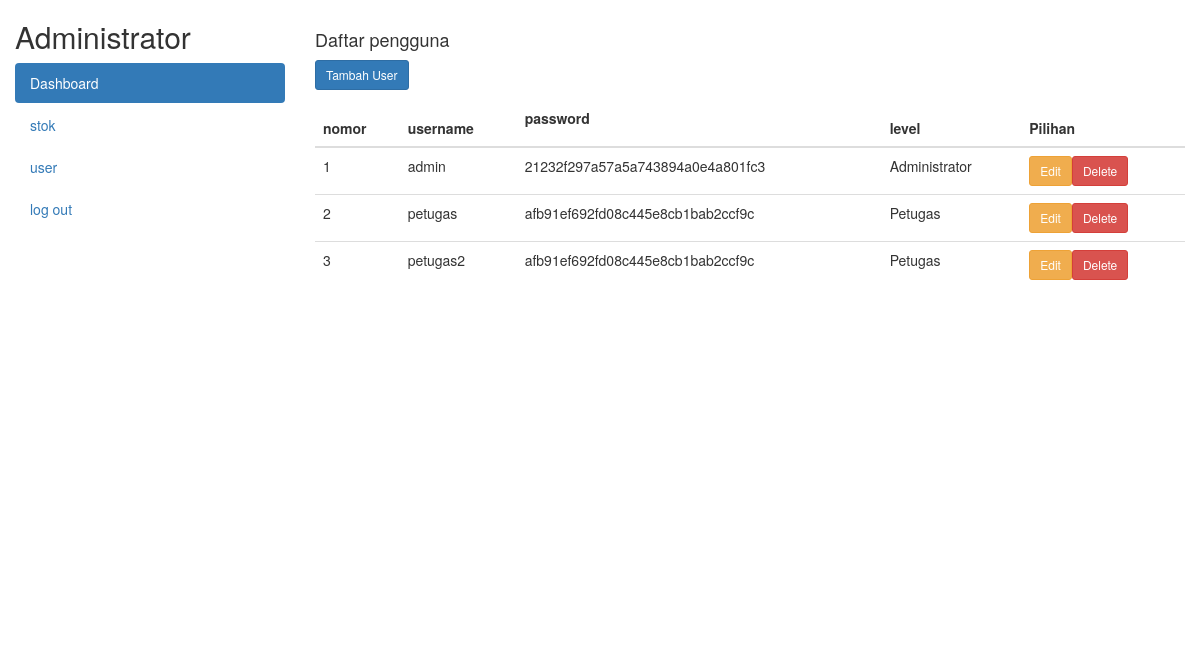
Screenshot of /petugas/index.php?page=user (signed in) with the database file from the repository.
### tables this page shows
CREATE TABLE `user` (
  `userID` int(11) NOT NULL,
  `username` varchar(255) NOT NULL,
  `password` varchar(255) NOT NULL,
  `level` enum('Administrator','Petugas') NOT NULL
);

### petugas/user.php (the view, shortened to what this page needs)
<div class="row">
        <div class="col-lg-12 grid-margin stretch-card">
              <div class="card">
                <div class="card-body">
                    <h4 class="card-title">Daftar pengguna</h4>
                        <?php
                        if ($_SESSION['level'] == "Administrator") {
                        ?>
                        <a href="?page=tambah-user" class="btn btn-primary btn-sm">Tambah User</a>
                        <?php
                        }
                        ?>
                    <div class="table-responsive">
                        <table class="table" id="dataTable" width="100%" cellspacing="0">
                            <thead>
                            <tr>
                                        <th>nomor</th>
                                        <th>username</th>
                                        <th><p>password</th>
                                        <th>level</th>
                                        <?php if ($_SESSION['level'] == "Administrator") { ?>
                                        <th>Pilihan</th>
                                        <?php } ?>
                                    </tr>
                                </thead>
                                <tbody>
                                <?php
                                    $no = 1;
                                    $sql = $con->query("SELECT * FROM user");
                                    while ($data= $sql->fetch_assoc()) {
                                ?>
                                <tr>
                                    <td><?php echo $no++ ?></td>
                                    <td><?php echo $data['username']; ?></td>
                                    <td><?php echo $data['password']; ?></td>
                                    <td><?php echo $data['level']; ?></td>
                                    <?php if ($_SESSION['level'] == "Administrator") { ?>
                                    <td><a type='button' href='?page=edit-user&userID=<?= $data['userID']; ?>' class='btn btn-sm btn-warning'>Edit</a><a type='button' href='?page=hapus-user&userID=<?= $data['userID']; ?>' class='btn btn-sm btn-danger'>Delete</a></td>
                                    <?php } ?>
                                </tr>
                                <?php } ?>
                            </tbody>
                        </table>
                    </div>
                </div>
            </div>
        </div>
    </div>

### rows the page displays
user: username "admin", password "21232f297a57a5a743894a0e4a801fc3", level "Administrator"
user: username "petugas", password "afb91ef692fd08c445e8cb1bab2ccf9c", level "Petugas"
user: username "petugas2", password "afb91ef692fd08c445e8cb1bab2ccf9c", level "Petugas"

### other values shown
$level "Administrator"
